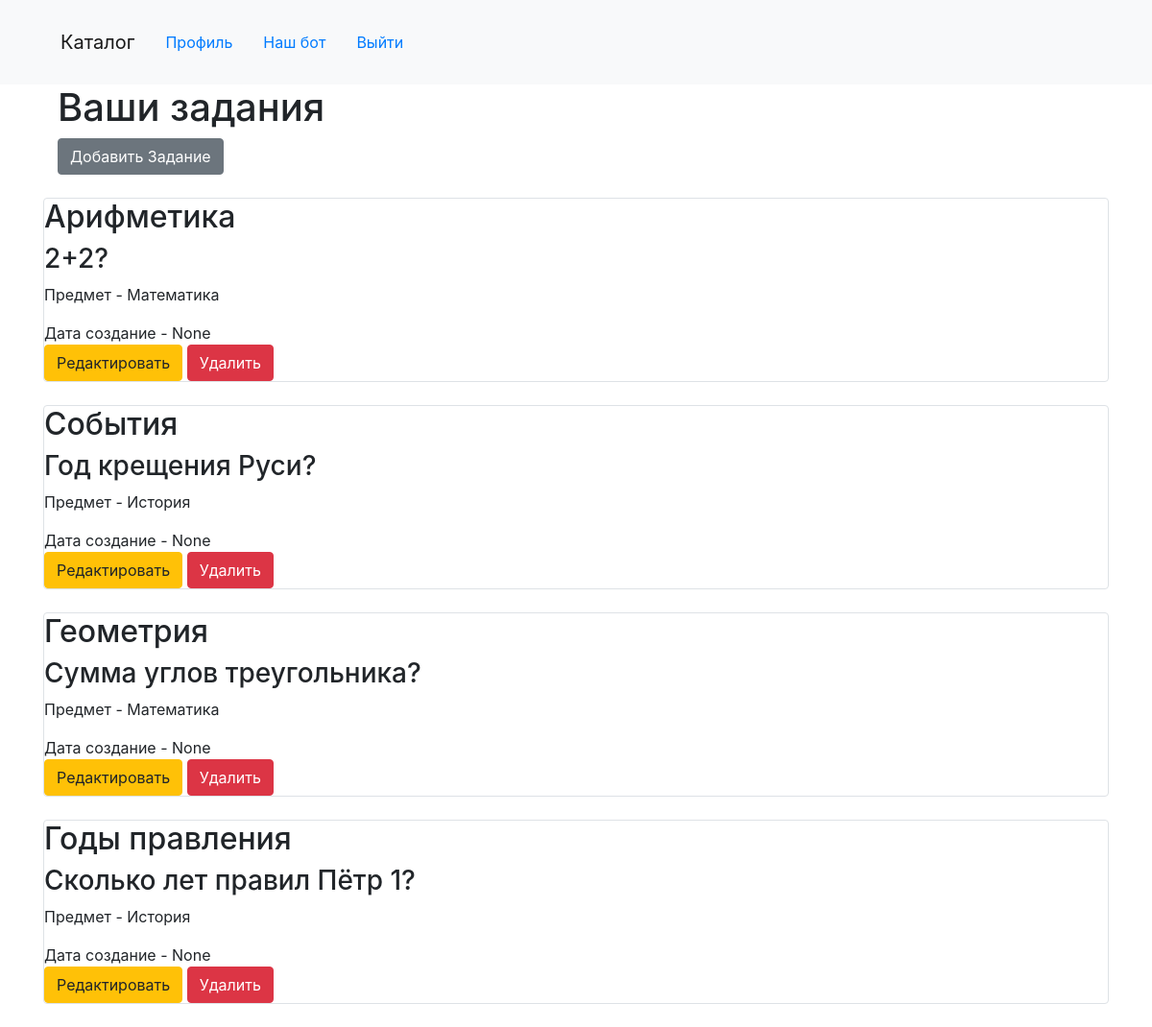
Page /home (signed in) on the committed database.
### data/questions.py (models this page shows)
class Questions(SqlAlchemyBase):
    __tablename__ = 'questions'
    id = sqlalchemy.Column(sqlalchemy.Integer,
                           primary_key=True, autoincrement=True)
    user_id = sqlalchemy.Column(sqlalchemy.Integer, sqlalchemy.ForeignKey('users.id'), nullable=False)
    questions = sqlalchemy.Column(sqlalchemy.String, nullable=False)
    answers = sqlalchemy.Column(sqlalchemy.String, nullable=False)
    subject = sqlalchemy.Column(sqlalchemy.String, nullable=False)
    topic = sqlalchemy.Column(sqlalchemy.String, nullable=False)
    created_at = sqlalchemy.Column(sqlalchemy.DateTime, default=datetime.datetime.now)
    user = orm.relationship("Users")

### site.py (the view)
@app.route('/home', methods=['GET', 'POST'])
@login_required
def main():
    if request.method == 'POST':
        topic = request.form.get('topic')
        question = request.form.get('question')
        subject = request.form.get('subject')
    db_sess = sozdanie_BD.db_session.create_session()
    quests = db_sess.query(Questions).filter(Questions.user_id == current_user.id)
    return render_template('home.html', title='', quests=quests)

### data/db_session.py (called while the page is built)
def create_session() -> Session:
    global __factory
    return __factory()

### site.py (called while the page is built)
@login_manager.user_loader
def load_user(user_id):
    db_sess = sozdanie_BD.db_session.create_session()
    return db_sess.get(Users, user_id)

### templates/home.html
{% extends "base.html" %}
{% block content %}
<div class="container-fluid">
    <h1>Ваши задания</h1>
    <a href="/home/Create" class="btn btn-secondary">Добавить Задание</a>
</div>
<br>
{% for quest in quests%}
<div class="col-md6 border rounded">
    <h2>{{quest.topic}}</h2>
    <h3>
        {{quest.questions}}
    </h3>
    <p>Предмет - {{quest.subject}}</p>
    <div>
        Дата создание - {{quest.created_at}}
    </div>
    <a href="/home/Change{{ quest.id }}" class="btn btn-warning">
        Редактировать
    </a>
    <a href="/quizes_delete/{{ quest.id }}" class="btn btn-danger">
            Удалить
        </a>
</div>
<br>
{% endfor %}
{% endblock %}

### rows in the picture
Questions: topic "Арифметика", questions "2+2?", subject "Математика", created_at "None"
Questions: topic "События", questions "Год крещения Руси?", subject "История", created_at "None"
Questions: topic "Геометрия", questions "Сумма углов треугольника?", subject "Математика", created_at "None"
Questions: topic "Годы правления", questions "Сколько лет правил Пётр 1?", subject "История", created_at "None"
